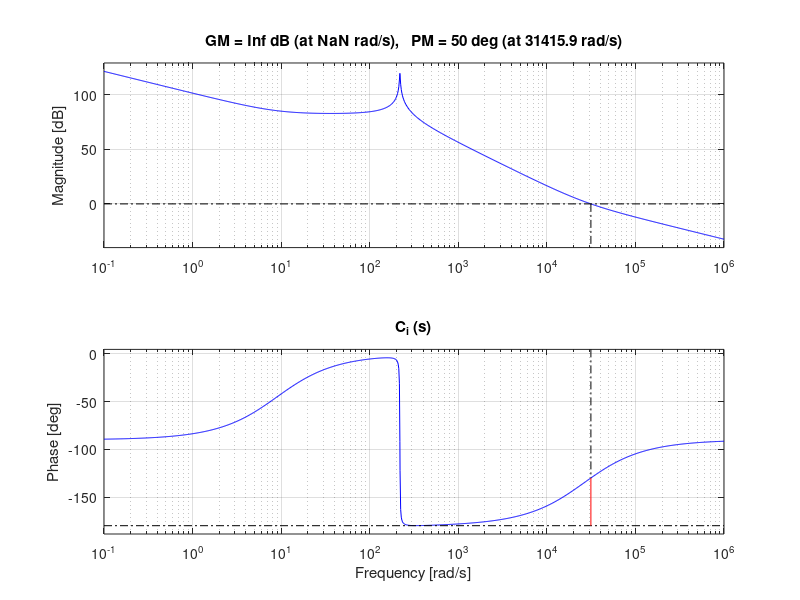
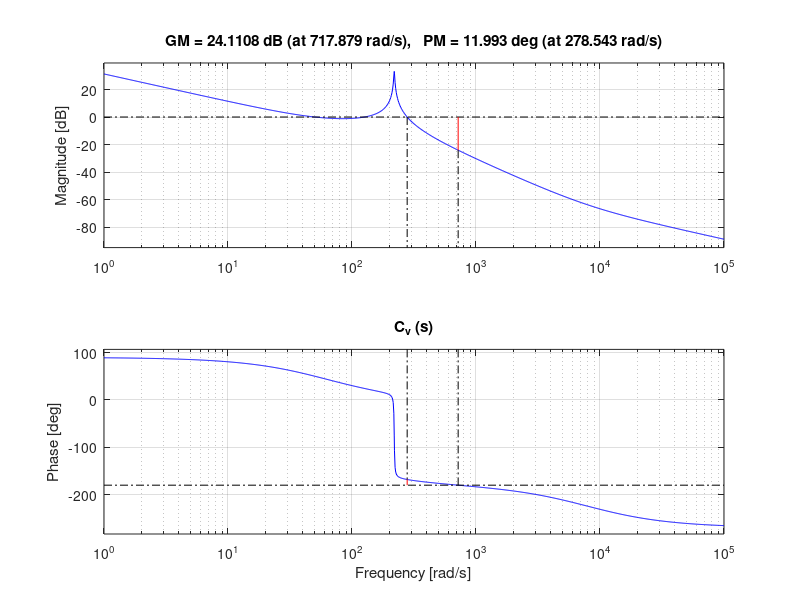

Source code (MATLAB) for these figures, in order:
clear; clc;


% DISCLAIMER
% I tried everything to make this code give me a stable voltage controller
% and couldn't for the life of me make one...
% I gave up and just used the matlab PID tune function because it does some
% voodoo black magic shit that at the time of writing i don't understand.
% There's something in control systems or the other courses that may or may
% not have taught me that solves this issue, but i employed the strategies
% i knew and it didn't fucking work. I tried fucking EVERYTHING. HELL I
% EVEN TRIED TO FUCKING USE A POLE ZERO MODEL INSTEAD OF A PI, A STATE
% SPACE MODEL, EVERYTHING. EVEN DISCRETIZATION OF THE PLANT AND WORKING
% COMPLETELY IN THE DISCRETE DOMAIN BY HAND. NOTHING WORKED.

% I'm probably making the same mistake over and over again and this script
% is part of this endeavor. 

% I have too much shame to just delete this script. I spent 8+ hours making
% this script and debugging without ANY HELP OF AI because because
% approaching it before hand they would just state to put a pole at negative
% infinity or tell my script or hand calculations were wrong and then do
% the EXACT SAME FUCKING THING I DID but in a more convoluted manner.
% TSPMO
% either way, AI sucks for creation of a PI controller. 
% I am so mad at myself for spending so many tokens begging AI to find a 
% solution before I gave up and just went through the controls
% textbook. 

% TLDR: this script doesn't work. don't use it. It brings shame to my
% professor, my faculty, my supervisor, and my university. yet I cannot go
% out back and put it down like Old Yelller, I made it. It's mine, and it's
% failure is a result of it being mine. But I don't care. It stays on
% github. It stays on my PC, because atleast its my fucking work. 

% Parameters
Vac_rms = 240;
Vac = Vac_rms * sqrt(2);
I_rms = 60;
I_ac = 60 * sqrt(2);
I_L = I_ac;
f_line = 60;
omega_line = 2*pi*f_line;
V_batt = 400;
P_out = Vac_rms * I_rms;
I_batt = P_out / V_batt;
% sample load, this assumes a full load resistor for some calculations
R = V_batt / I_batt;
D = 1 - Vac/V_batt;
D_bar = 1 - D;
% set this variable to true if you are finding min capacitor or inductor
% for a boost PFC
params_from_ripple_minimas = false;
% set these ripple values if you are trying to determine a correct cap
current_ripple = 3;
voltage_ripple = 4;
% set the switching frequency, reasonable frequency switching would be:
% GaN MOSFET switches fall in the range of 120 kHz+ with max power of <2 kW
% SiC switch are in the range of 10kHz to 10 MHz with power rating of sub 1 MW
% IGBT switches at 12 Hz - 11 kHz, wattage max rating of 10 MW
f_sw = 50e3;
Ts = 1 / f_sw;
% set your L and C values here,
% these will be overwritten if you have
% params_from_ripple_minimas set to true
L = 500e-6;
C = 30e-3;
% Target Values
target_PM = 50; % change this if you would like to have a diff phase margin

%% For Voltage ripple calculations
if (params_from_ripple_minimas == true)
% redefine your L and C values
    L = (Vac / (2 * f_sw * current_ripple)) * (1 - (Vac / V_batt));
    C = P_out / (4 * omega_line * V_batt);
    disp('You have set params_from_ripple_minimas to true, if this is a mistake, invert that var and rerun the script');
    disp('your absolute minimum values for inductor and capacitor is:\n');
    disp(['L = ', num2str(L), 'C = ', num2str(C)]);
    disp('These values will be used to design your controller')
end

%% Voltage Plant
% output voltage pertubation plant in relation to d(s)
% these were derived by hand, I do not know how to do this via simscape,
% sorry
omega_lc = 1/sqrt(L*C);
omega_rhp = (D_bar * V_batt) / (L * I_L);
vbs_num = [-L * I_L, D_bar * V_batt];
vbs_den = [L*C, L/R, D_bar^2];
vbs = tf(vbs_num, vbs_den) * (1/V_batt);

omega_cv_max = omega_lc / 5;
omega_cv     = min(2*pi*8, omega_cv_max);

[mag_v_raw, phase_v_raw] = bode(vbs, omega_cv);
mag_v = mag_v_raw(1);
phase_v = mod(phase_v_raw(1) + 180, 360) - 180;

phase_vsys = target_PM - phase_v + 90;
omega_zv = omega_cv / tand(phase_vsys);

Kp_v = omega_cv / (mag_v * sqrt(omega_cv^2 + omega_zv^2));
Ki_v = Kp_v * omega_zv;

%% Current Plant
% inductor current pertubation plant in relation to d(s)
ils_num = [V_batt * C, (V_batt / R) + D_bar * I_L];
ils_den = [L*C, L/R, D_bar^2];
ils = tf(ils_num, ils_den) * (1/Vac);

omega_ci = (2 * pi * f_sw) / 10;
[mag_i_raw, phase_i_raw] = bode(ils, omega_ci);
mag_i = mag_i_raw(1);

phase_i = mod(phase_i_raw(1) + 180, 360) - 180;

phase_isys = target_PM - phase_i + 90;
omega_zi = omega_ci / tand(phase_isys);

% Standard PI Gain Formula
Kp_i = omega_ci / (mag_i * sqrt(omega_ci^2 + omega_zi^2));
Ki_i = Kp_i * omega_zi;

%% Print Results
disp('Voltage loop:');
disp(['Kp_v = ', num2str(Kp_v), ' Ki_v = ', num2str(Ki_v)]);
disp('Current loop:');
disp(['Kp_i = ', num2str(Kp_i), ' Ki_i = ', num2str(Ki_i)]);

%% Graph these results
s = tf('s');
C_v = Kp_v + Ki_v/s;
C_i = Kp_i + Ki_i/s;
L_v = C_v * vbs;
L_i = C_i * ils;

figure(1);
margin(L_i);
title('C_i (s)');
figure(2);
margin(L_v);
title('C_v (s)');

%% Debugging
disp('Current Plant')
disp(['LC resonance (rad/s): ', num2str(omega_lc)]);
disp(['RHP zero (rad/s):     ', num2str(omega_rhp)]);
disp(['D_bar:                ', num2str(D_bar)]);
disp(['I_L used in plant:    ', num2str(I_L)]);

disp('Voltage Plant');
disp(['mag_v (linear):  ', num2str(mag_v)]);
disp(['phase_v (deg):   ', num2str(phase_v)]);
disp(['phase_vsys:      ', num2str(phase_vsys)]);
disp(['omega_zv:        ', num2str(omega_zv)]);
disp(['Kp_v:            ', num2str(Kp_v)]);
disp(['Ki_v:            ', num2str(Ki_v)]);

%% Simulink Extraction
Ts_controller = 1 / (2 * f_sw);
assignin('base', 'Kp_v', Kp_v);
assignin('base', 'Ki_v', Ki_v);
assignin('base', 'Kp_i', Kp_i);
assignin('base', 'Ki_i', Ki_i);
assignin('base', 'Ts',   Ts);
assignin('base', 'Tsc',  Ts_controller);
